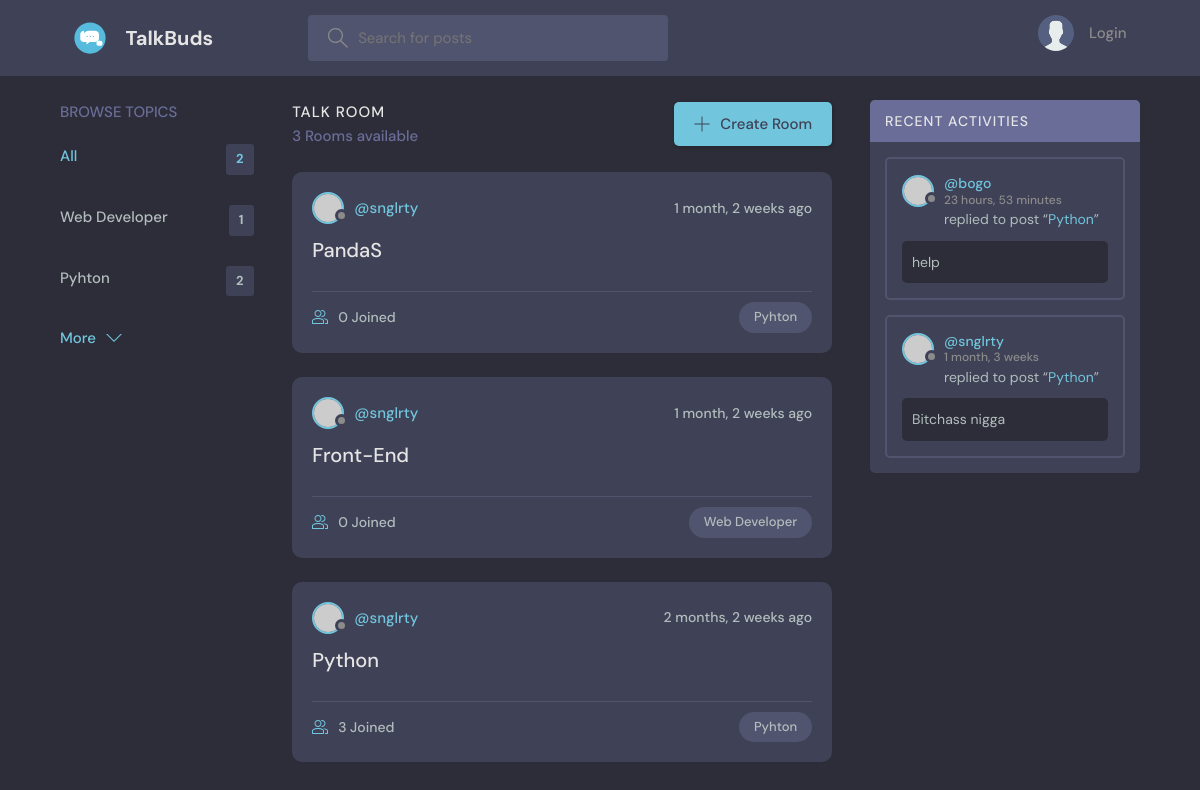
The app's page /, older data.
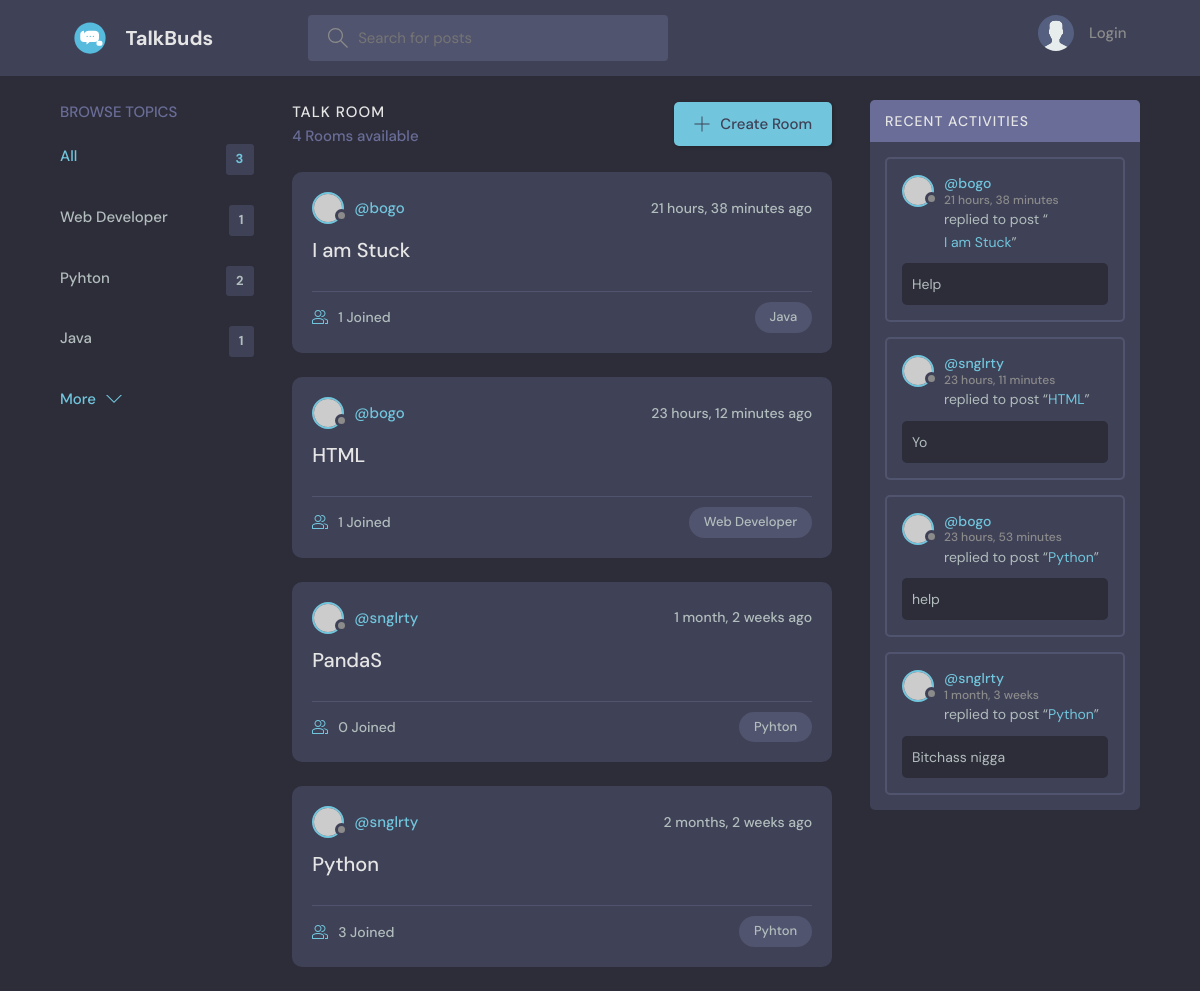
The same page, newer data.
### base/models.py (models this page shows, shortened)
class Topic(models.Model):
    name = models.CharField(max_length=200)

class Room(models.Model):
    host = models.ForeignKey(User, on_delete= models.SET_NULL, null= True)
    topic = models.ForeignKey(Topic, on_delete= models.SET_NULL, null= True)
    name = models.CharField(max_length=200)
    description = models.TextField(null=True, blank=True)
    participants = models.ManyToManyField(User,related_name='particpants',blank='True')
    updated = models.DateTimeField(auto_now= True)
    created = models.DateTimeField(auto_now_add= True)
    class Meta:
        ordering = ['-updated','-created']
    def __str__(self):
        return self.name

class message(models.Model):
    user = models.ForeignKey(User,on_delete=models.CASCADE)
    room = models.ForeignKey(Room, on_delete=models.CASCADE)
    body = models.TextField()
    updated = models.DateTimeField(auto_now= True)
    created = models.DateTimeField(auto_now_add= True)
    class Meta:
        ordering = ['-updated','-created']

### base/views.py (the view)
# urls.py: path('',home,name="home"),
def home(request):
    q = request.GET.get('q') if request.GET.get('q') != None else ''
    rooms = Room.objects.filter(
        Q(topic__name__icontains=q) |
        Q(name__icontains=q) |
        Q(description__icontains=q)
    )
    topics = Topic.objects.all()
    room_count = rooms.count()
    chats = message.objects.all()
    context = {'rooms' : rooms,'topics' : topics,'room_count':room_count, 'chats' : chats}
    return render(request,'base/home.html',context)

### base/templates/base/home.html (shortened to what this page needs)
{%extends 'main.html'%}
{%block content%}
    <main class="layout layout--3">
      <div class="container">
        {% include 'base/topics_component.html' %}
        <div class="roomList">
          <div class="roomList__header">
            <div>
              <h2>Talk Room</h2>
              <p>{{room_count}} Rooms available</p>
            </div>
            <a class="btn btn--main" href="{%url 'create-room'%}">
              <svg version="1.1" xmlns="http://www.w3.org/2000/svg" width="32" height="32" viewBox="0 0 32 32">
                <title>add</title>
                <path
                  d="M16.943 0.943h-1.885v14.115h-14.115v1.885h14.115v14.115h1.885v-14.115h14.115v-1.885h-14.115v-14.115z"
                ></path>
              </svg>
              Create Room
            </a>
          </div>
                {% include 'base/feed_component.html' %}
        </div>
        {%include 'base/activity_component.html'%}
      </div>
    </main>
    {%endblock%}

### base/templates/base/topics_component.html
<div class="topics">
    <div class="topics__header">
      <h2>Browse Topics</h2>
    </div>
    <ul class="topics__list">
      <li>
        <a href="{% url 'home' %}" class="active">All <span>{{topics.count}}</span></a>
      </li>
      {% for topic in topics %}
      <li>
        <a href="{% url 'home' %}?q={{topic.name}}">{{topic.name}}<span>{{topic.room_set.all.count}}</span></a>
      </li>
      {% endfor   %}
    </ul>
    <a class="btn btn--link" href="{% url 'topics'%}">
      More
      <svg version="1.1" xmlns="http://www.w3.org/2000/svg" width="32" height="32" viewBox="0 0 32 32">
        <title>chevron-down</title>
        <path d="M16 21l-13-13h-3l16 16 16-16h-3l-13 13z"></path>
      </svg>
    </a>
  </div>

### base/templates/base/feed_component.html (shortened to what this page needs)
{% for room in rooms %}
    <div class="roomListRoom">
      <div class="roomListRoom__header">
        <a href="{% url 'profile' room.host.id %}" class="roomListRoom__author">
          <div class="avatar avatar--small">
            <img src="https://randomuser.me/api/portraits/women/11.jpg" />
          </div>
          <span>@{{ room.host.username }}</span>
        </a>
        <div class="roomListRoom__actions">
          <span>{{room.created|timesince}} ago</span>
        </div>
      </div>
      <div class="roomListRoom__content">
        <a href="{% url 'room' room.id%}">{{room.name}}</a>
      </div>
      <div class="roomListRoom__meta">
        <a href="{% url 'room' room.id%}" class="roomListRoom__joined">
          {{room.participants.all.count}} Joined
        </a>
        <p class="roomListRoom__topic">{{ room.topic.name }}</p>
      </div>
    </div>
{%endfor%}

### base/templates/base/activity_component.html
<div class="activities">
    <div class="activities__header">
      <h2>Recent Activities</h2>
    </div>
    {% for chat in chats %}
    <div class="activities__box">
      <div class="activities__boxHeader roomListRoom__header">
        <a href="{% url 'profile' chat.user.id %}" class="roomListRoom__author">
          <div class="avatar avatar--small">
            <img src="https://randomuser.me/api/portraits/women/11.jpg" />
          </div>
          <p>
            @{{chat.user}}
            <span>{{chat.created|timesince}}</span>
          </p>
        </a>
      </div>
      <div class="activities__boxContent">
        <p>replied to post “<a href="{% url 'room' chat.room.id %}">{{chat.room}}</a>”</p>
        <div class="activities__boxRoomContent">
            {{chat.body}}
        </div>
      </div>
    </div>
    {% endfor %}
  </div>

Row changes from the older to the newer data that the page shows:
removed Room: host.username "snglrty", created "1 month, 2 weeks", name "Front-End", participants.all.count "0", topic.name "Web Developer"
added Topic: name "Java", room_set.all.count "1"
added Room: host.username "bogo", created "21 hours, 38 minutes", name "I am Stuck", participants.all.count "1", topic.name "Java"
added Room: host.username "bogo", created "23 hours, 12 minutes", name "HTML", participants.all.count "1", topic.name "Web Developer"
added message: user "bogo", created "21 hours, 38 minutes", room "I am Stuck", body "Help"
added message: user "snglrty", created "23 hours, 11 minutes", room "HTML", body "Yo"
Text that changed along with them:
{{ topics.count }}: "2" → "3"
{{ room_count }}: "3" → "4"
